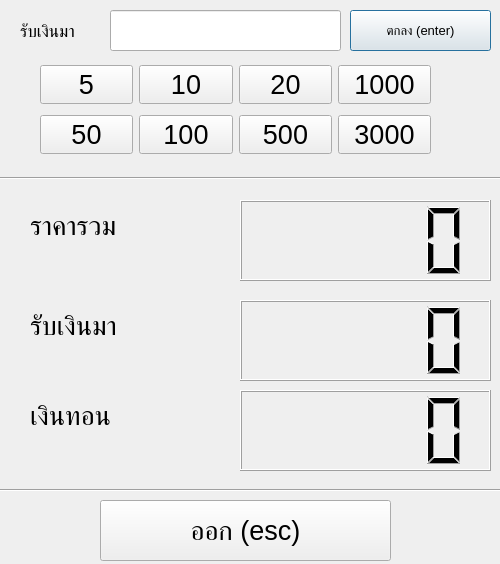
<?xml version="1.0" encoding="UTF-8"?>
<ui version="4.0">
 <class>Dialog</class>
 <widget class="QDialog" name="Dialog">
  <property name="geometry">
   <rect>
    <x>0</x>
    <y>0</y>
    <width>500</width>
    <height>564</height>
   </rect>
  </property>
  <property name="windowTitle">
   <string>Dialog</string>
  </property>
  <widget class="QLCDNumber" name="lcdNumber">
   <property name="geometry">
    <rect>
     <x>240</x>
     <y>200</y>
     <width>251</width>
     <height>81</height>
    </rect>
   </property>
  </widget>
  <widget class="QLabel" name="label">
   <property name="geometry">
    <rect>
     <x>30</x>
     <y>200</y>
     <width>161</width>
     <height>51</height>
    </rect>
   </property>
   <property name="font">
    <font>
     <pointsize>20</pointsize>
    </font>
   </property>
   <property name="text">
    <string>ราคารวม</string>
   </property>
  </widget>
  <widget class="Line" name="line">
   <property name="geometry">
    <rect>
     <x>0</x>
     <y>170</y>
     <width>501</width>
     <height>16</height>
    </rect>
   </property>
   <property name="orientation">
    <enum>Qt::Horizontal</enum>
   </property>
  </widget>
  <widget class="QLabel" name="label_2">
   <property name="geometry">
    <rect>
     <x>20</x>
     <y>20</y>
     <width>81</width>
     <height>21</height>
    </rect>
   </property>
   <property name="font">
    <font>
     <pointsize>13</pointsize>
    </font>
   </property>
   <property name="text">
    <string>รับเงินมา</string>
   </property>
  </widget>
  <widget class="QLineEdit" name="recvCash">
   <property name="geometry">
    <rect>
     <x>110</x>
     <y>10</y>
     <width>231</width>
     <height>41</height>
    </rect>
   </property>
   <property name="font">
    <font>
     <pointsize>20</pointsize>
    </font>
   </property>
   <property name="text">
    <string/>
   </property>
  </widget>
  <widget class="QPushButton" name="okBtn">
   <property name="geometry">
    <rect>
     <x>350</x>
     <y>10</y>
     <width>141</width>
     <height>41</height>
    </rect>
   </property>
   <property name="font">
    <font>
     <pointsize>10</pointsize>
    </font>
   </property>
   <property name="text">
    <string>ตกลง (enter)</string>
   </property>
  </widget>
  <widget class="QWidget" name="gridLayoutWidget">
   <property name="geometry">
    <rect>
     <x>40</x>
     <y>60</y>
     <width>391</width>
     <height>101</height>
    </rect>
   </property>
   <layout class="QGridLayout" name="gridLayout">
    <item row="0" column="0">
     <widget class="QPushButton" name="pushButton_5B">
      <property name="font">
       <font>
        <pointsize>20</pointsize>
       </font>
      </property>
      <property name="text">
       <string>5</string>
      </property>
     </widget>
    </item>
    <item row="0" column="1">
     <widget class="QPushButton" name="pushButton_10B">
      <property name="font">
       <font>
        <pointsize>20</pointsize>
       </font>
      </property>
      <property name="text">
       <string>10</string>
      </property>
     </widget>
    </item>
    <item row="0" column="2">
     <widget class="QPushButton" name="pushButton_20B">
      <property name="font">
       <font>
        <pointsize>20</pointsize>
       </font>
      </property>
      <property name="text">
       <string>20</string>
      </property>
     </widget>
    </item>
    <item row="1" column="2">
     <widget class="QPushButton" name="pushButton_500B">
      <property name="font">
       <font>
        <pointsize>20</pointsize>
       </font>
      </property>
      <property name="text">
       <string>500</string>
      </property>
     </widget>
    </item>
    <item row="1" column="0">
     <widget class="QPushButton" name="pushButton_50B">
      <property name="font">
       <font>
        <pointsize>20</pointsize>
       </font>
      </property>
      <property name="text">
       <string>50</string>
      </property>
     </widget>
    </item>
    <item row="1" column="1">
     <widget class="QPushButton" name="pushButton_100B">
      <property name="font">
       <font>
        <pointsize>20</pointsize>
       </font>
      </property>
      <property name="text">
       <string>100</string>
      </property>
     </widget>
    </item>
    <item row="0" column="3">
     <widget class="QPushButton" name="pushButton_1000B">
      <property name="font">
       <font>
        <pointsize>20</pointsize>
       </font>
      </property>
      <property name="text">
       <string>1000</string>
      </property>
     </widget>
    </item>
    <item row="1" column="3">
     <widget class="QPushButton" name="pushButton_3000B">
      <property name="font">
       <font>
        <pointsize>20</pointsize>
       </font>
      </property>
      <property name="text">
       <string>3000</string>
      </property>
     </widget>
    </item>
   </layout>
  </widget>
  <widget class="QLCDNumber" name="lcdNumber_2">
   <property name="geometry">
    <rect>
     <x>240</x>
     <y>300</y>
     <width>251</width>
     <height>81</height>
    </rect>
   </property>
  </widget>
  <widget class="QLCDNumber" name="lcdNumber_3">
   <property name="geometry">
    <rect>
     <x>240</x>
     <y>390</y>
     <width>251</width>
     <height>81</height>
    </rect>
   </property>
  </widget>
  <widget class="QLabel" name="label_3">
   <property name="geometry">
    <rect>
     <x>30</x>
     <y>390</y>
     <width>161</width>
     <height>51</height>
    </rect>
   </property>
   <property name="font">
    <font>
     <pointsize>20</pointsize>
    </font>
   </property>
   <property name="text">
    <string>เงินทอน</string>
   </property>
  </widget>
  <widget class="QLabel" name="label_4">
   <property name="geometry">
    <rect>
     <x>30</x>
     <y>300</y>
     <width>161</width>
     <height>51</height>
    </rect>
   </property>
   <property name="font">
    <font>
     <pointsize>20</pointsize>
    </font>
   </property>
   <property name="text">
    <string>รับเงินมา</string>
   </property>
  </widget>
  <widget class="Line" name="line_2">
   <property name="geometry">
    <rect>
     <x>0</x>
     <y>480</y>
     <width>501</width>
     <height>20</height>
    </rect>
   </property>
   <property name="orientation">
    <enum>Qt::Horizontal</enum>
   </property>
  </widget>
  <widget class="QPushButton" name="pushButton">
   <property name="geometry">
    <rect>
     <x>100</x>
     <y>500</y>
     <width>291</width>
     <height>61</height>
    </rect>
   </property>
   <property name="font">
    <font>
     <pointsize>20</pointsize>
    </font>
   </property>
   <property name="text">
    <string>ออก (esc)</string>
   </property>
  </widget>
 </widget>
 <resources/>
 <connections/>
</ui>
